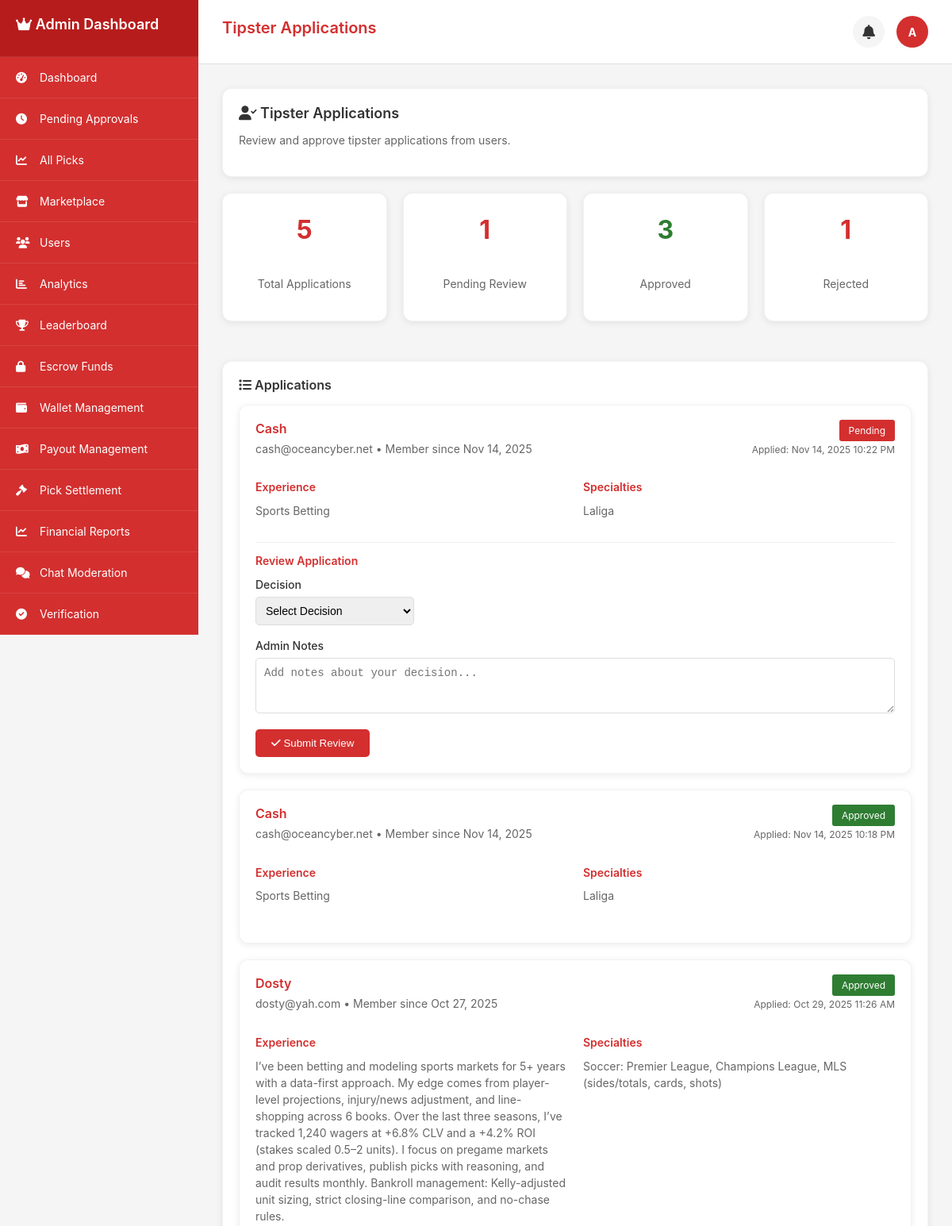
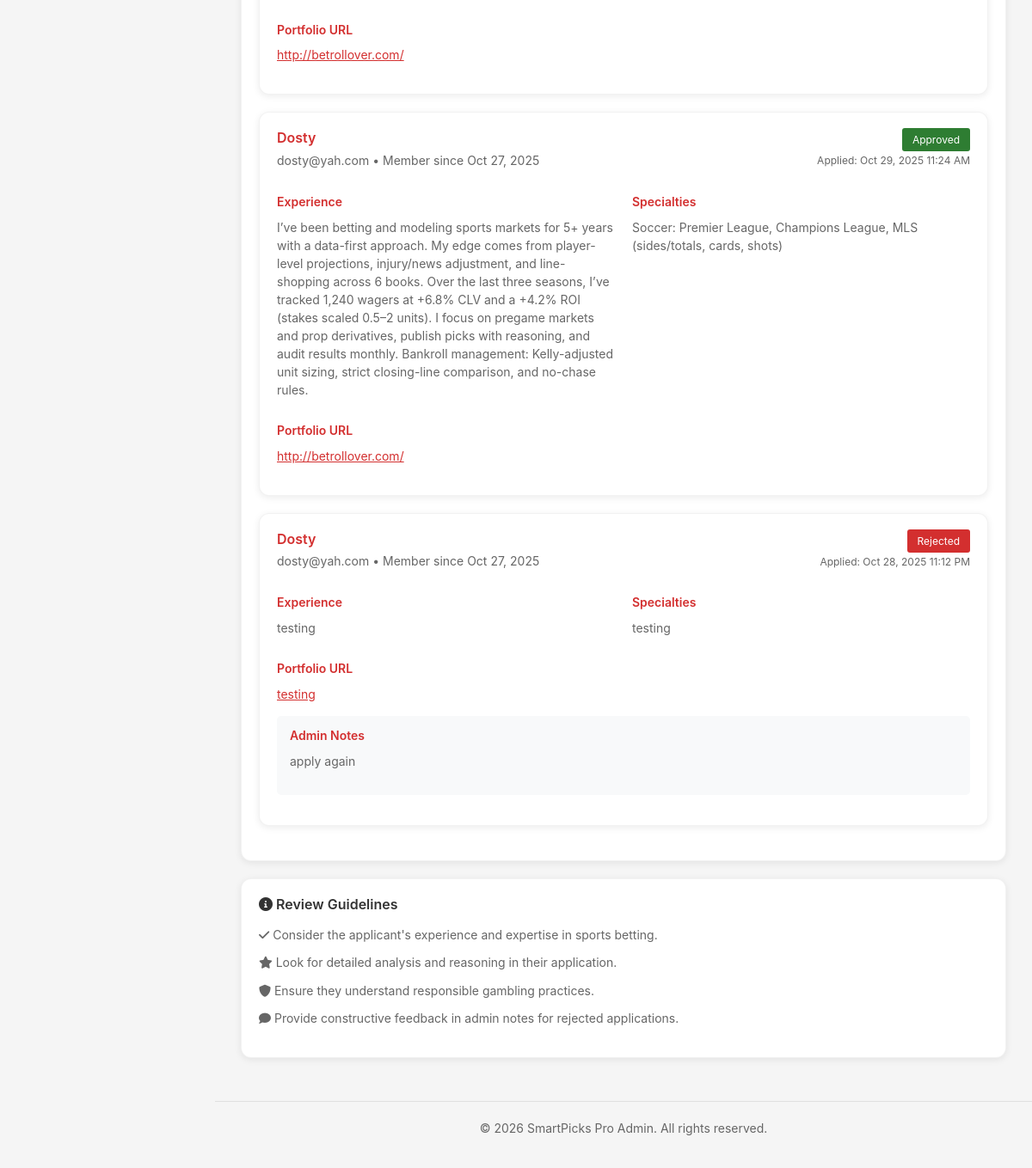
The app's page /admin_tipster_applications (signed in) with its own data (2 pictures, top to bottom).
### tables this page shows
CREATE TABLE `users` (
  `id` int(11) NOT NULL AUTO_INCREMENT,
  `username` varchar(50) NOT NULL,
  `email` varchar(100) NOT NULL,
  `password` varchar(255) NOT NULL,
  `display_name` varchar(100) NOT NULL,
  `avatar` varchar(255) DEFAULT NULL,
  `role` enum('user','tipster','admin') DEFAULT 'user',
  `status` enum('active','inactive','suspended') DEFAULT 'active',
  `phone` varchar(20) DEFAULT NULL,
  `country` varchar(50) DEFAULT 'Ghana',
  `timezone` varchar(50) DEFAULT 'Africa/Accra',
  `last_login` datetime DEFAULT NULL,
  `created_at` datetime DEFAULT current_timestamp(),
  `updated_at` datetime DEFAULT current_timestamp() ON UPDATE current_timestamp(),
  `country_code` varchar(3) DEFAULT 'GHA',
  `flag_emoji` varchar(10) DEFAULT '??',
  `is_online` tinyint(1) DEFAULT 0,
  `last_activity` datetime DEFAULT NULL,
  `is_verified` tinyint(1) DEFAULT 0,
  `email_notifications` tinyint(1) DEFAULT 1,
  `sms_notifications` tinyint(1) DEFAULT 0,
  `push_notifications` tinyint(1) DEFAULT 1,
  `bio` text DEFAULT NULL,
  PRIMARY KEY (`id`),
  UNIQUE KEY `username` (`username`),
  UNIQUE KEY `email` (`email`),
  KEY `idx_username` (`username`),
  KEY `idx_email` (`email`),
  KEY `idx_role` (`role`),
  KEY `idx_status` (`status`),
  KEY `idx_country_code` (`country_code`),
  KEY `idx_is_online` (`is_online`)
);

CREATE TABLE `tipster_verification_applications` (
  `id` int(11) NOT NULL AUTO_INCREMENT,
  `user_id` int(11) NOT NULL,
  `application_type` enum('basic','premium','expert') DEFAULT 'basic',
  `status` enum('pending','approved','rejected') DEFAULT 'pending',
  `created_at` datetime DEFAULT current_timestamp(),
  `application_data` longtext DEFAULT NULL CHECK (json_valid(`application_data`)),
  `documents` longtext DEFAULT NULL CHECK (json_valid(`documents`)),
  `experience` text DEFAULT NULL,
  `specialties` longtext DEFAULT NULL CHECK (json_valid(`specialties`)),
  `portfolio_url` varchar(255) DEFAULT NULL,
  `social_media` longtext DEFAULT NULL CHECK (json_valid(`social_media`)),
  `submitted_at` datetime DEFAULT current_timestamp(),
  `reviewed_at` datetime DEFAULT NULL,
  `reviewed_by` int(11) DEFAULT NULL,
  `review_notes` text DEFAULT NULL,
  PRIMARY KEY (`id`),
  KEY `idx_user_id` (`user_id`),
  KEY `idx_status` (`status`),
  KEY `idx_application_type` (`application_type`),
  KEY `reviewed_by` (`reviewed_by`),
  CONSTRAINT `tipster_verification_applications_ibfk_1` FOREIGN KEY (`user_id`) REFERENCES `users` (`id`) ON DELETE CASCADE,
  CONSTRAINT `tipster_verification_applications_ibfk_2` FOREIGN KEY (`reviewed_by`) REFERENCES `users` (`id`) ON DELETE SET NULL
);

### app/controllers/admin_tipster_applications.php (the view, shortened to what the rows shown need)
<?php
require_once __DIR__ . '/../../config/config.php';
require_once __DIR__ . '/../models/Database.php';
$db = Database::getInstance();
$userId = $_SESSION['user_id'];
$user = $db->fetch("SELECT * FROM users WHERE id = ?", [$userId]);
$applications = [];
$stats = [];
try {
    $applications = $db->fetchAll("
        SELECT
            tva.id,
            tva.user_id,
            tva.experience,
            tva.specialties,
            tva.portfolio_url,
            tva.status,
            tva.created_at,
            tva.reviewed_at,
            tva.reviewed_by,
            tva.review_notes,
            u.username,
            u.email,
            COALESCE(u.display_name, u.username) as full_name,
            u.created_at as user_created_at
        FROM tipster_verification_applications tva
        LEFT JOIN users u ON tva.user_id = u.id
        ORDER BY tva.created_at DESC
    ");
    $stats['total_applications'] = count($applications);
    $stats['pending_applications'] = count(array_filter($applications, function($app) { return $app['status'] === 'pending'; }));
    $stats['approved_applications'] = count(array_filter($applications, function($app) { return $app['status'] === 'approved'; }));
    $stats['rejected_applications'] = count(array_filter($applications, function($app) { return $app['status'] === 'rejected'; }));
} catch (Exception $e) {
    $applications = [];
    $stats = ['total_applications' => 0, 'pending_applications' => 0, 'approved_applications' => 0, 'rejected_applications' => 0];
    require_once __DIR__ . '/../models/Logger.php';
    $logger = Logger::getInstance();
    $logger->error('Error fetching tipster applications', ['error' => $e->getMessage()]);
}
$pageTitle = "Tipster Applications";
?>
<div class="admin-applications-content">
    <div class="card">
        <h2><i class="fas fa-user-check"></i> Tipster Applications</h2>
    </div>
    <div style="display: grid; grid-template-columns: repeat(auto-fit, minmax(200px, 1fr)); gap: 20px; margin-bottom: 30px;">
        <div class="card">
            <div style="text-align: center;">
                <p style="font-size: 32px; font-weight: bold; color: #d32f2f;"><?php echo $stats['pending_applications']; ?></p>
                <p style="font-size: 14px; color: #666;">Pending Review</p>
            </div>
        </div>
        <div class="card">
            <div style="text-align: center;">
                <p style="font-size: 32px; font-weight: bold; color: #2e7d32;"><?php echo $stats['approved_applications']; ?></p>
                <p style="font-size: 14px; color: #666;">Approved</p>
            </div>
        </div>
        <div class="card">
            <div style="text-align: center;">
                <p style="font-size: 32px; font-weight: bold; color: #d32f2f;"><?php echo $stats['rejected_applications']; ?></p>
                <p style="font-size: 14px; color: #666;">Rejected</p>
            </div>
        </div>
    </div>
    <div class="card">
        <?php if (empty($applications)): ?>
        <div style="text-align: center; padding: 40px; color: #666;">
            <i class="fas fa-user-check" style="font-size: 48px; color: #ccc; margin-bottom: 20px;"></i>
            <p>No tipster applications found.</p>
        </div>
        <?php else: ?>
        <div style="margin-top: 15px;">
            <?php foreach ($applications as $application): ?>
            <div class="card" style="margin-bottom: 20px;">
                <div style="display: flex; justify-content: space-between; align-items: flex-start; margin-bottom: 15px;">
                    <div>
                        <h4 style="color: #d32f2f; margin-bottom: 5px;">
                            <?php echo htmlspecialchars($application['username']); ?>
                        </h4>
                        <p style="color: #666; font-size: 14px;">
                            <?php echo htmlspecialchars($application['email']); ?> •
                            Member since <?php echo date('M j, Y', strtotime($application['user_created_at'])); ?>
                        </p>
                    </div>
                    <div style="text-align: right;">
                        <span style="background-color: <?php echo $application['status'] === 'approved' ? '#2e7d32' : ($application['status'] === 'rejected' ? '#d32f2f' : '#d32f2f'); ?>; color: white; padding: 6px 12px; border-radius: 3px; font-size: 12px; text-transform: capitalize;">
                            <?php echo $application['status']; ?>
                        </span>
                        <p style="font-size: 12px; color: #666; margin-top: 5px;">
                            Applied: <?php echo date('M j, Y g:i A', strtotime($application['created_at'])); ?>
                        </p>
                    </div>
                </div>
                <div style="display: grid; grid-template-columns: 1fr 1fr; gap: 20px; margin-bottom: 15px;">
                    <div>
                        <h5 style="color: #d32f2f; margin-bottom: 10px;">Experience</h5>
                        <p style="color: #666; font-size: 14px; line-height: 1.5;">
                            <?php echo htmlspecialchars($application['experience']); ?>
                        </p>
                    </div>
                    <div>
                        <h5 style="color: #d32f2f; margin-bottom: 10px;">Specialties</h5>
                        <p style="color: #666; font-size: 14px; line-height: 1.5;">
                            <?php
                            $specialties = $application['specialties'] ?? '';
                            if (!empty($specialties)) {
                                $specialtiesData = json_decode($specialties, true);
                                if (json_last_error() === JSON_ERROR_NONE && isset($specialtiesData['specialties'])) {
                                    echo htmlspecialchars($specialtiesData['specialties']);
                                } else {
                                    echo htmlspecialchars($specialties);
                                }
                            } else {
                                echo 'Not provided';
                            }
                            ?>
                        </p>
                    </div>
                </div>
                <?php if (!empty($application['portfolio_url'])): ?>
                <div style="margin-bottom: 15px;">
                    <h5 style="color: #d32f2f; margin-bottom: 10px;">Portfolio URL</h5>
                    <p style="color: #666; font-size: 14px; line-height: 1.5;">
                        <a href="<?php echo htmlspecialchars($application['portfolio_url']); ?>" target="_blank" style="color: #d32f2f;">
                            <?php echo htmlspecialchars($application['portfolio_url']); ?>
                        </a>
                    </p>
                </div>
                <?php endif; ?>
                <?php if (!empty($application['review_notes'])): ?>
                <div style="margin-bottom: 15px; padding: 15px; background-color: #f8f9fa; border-radius: 5px;">
                    <h5 style="color: #d32f2f; margin-bottom: 10px;">Admin Notes</h5>
                    <p style="color: #666; font-size: 14px; line-height: 1.5;">
                        <?php echo htmlspecialchars($application['review_notes']); ?>
                    </p>
                </div>
                <?php endif; ?>
                <?php if ($application['status'] === 'pending'): ?>
                <div style="border-top: 1px solid #f0f0f0; padding-top: 15px;">
                    <h5 style="color: #d32f2f; margin-bottom: 10px;">Review Application</h5>
                    <form method="POST">
                        <div style="margin-bottom: 15px;">
                            <label style="display: block; margin-bottom: 5px; font-weight: 500;">Decision</label>
                            <select name="status" required style="width: 200px; padding: 8px; border: 1px solid #ddd; border-radius: 5px;">
                                <option value="">Select Decision</option>
                            </select>
                        </div>
                        <div style="margin-bottom: 15px;">
                            <label style="display: block; margin-bottom: 5px; font-weight: 500;">Admin Notes</label>
                            <textarea name="admin_notes" rows="3"
                                      placeholder="Add notes about your decision..."
                                      style="width: 100%; padding: 10px; border: 1px solid #ddd; border-radius: 5px; resize: vertical;"></textarea>
                        </div>
                        <button type="submit" class="btn btn-primary">
                            <i class="fas fa-check"></i> Submit Review
                        </button>
                    </form>
                </div>
                <?php endif; ?>
            </div>
            <?php endforeach; ?>
        </div>
        <?php endif; ?>
    </div>
</div>
<?php
$content = ob_get_clean();
include __DIR__ . '/../views/layouts/admin_layout.php';
?>

### app/views/layouts/admin_layout.php (shortened to what the rows shown need)
<!DOCTYPE html>
<html lang="en">
<head>
    <link rel="stylesheet" href="https://cdnjs.cloudflare.com/ajax/libs/font-awesome/6.0.0-beta3/css/all.min.css">
</head>
<body>
    <div class="sidebar" id="sidebar">
        <div class="sidebar-header">
            <h2><i class="fas fa-crown"></i> Admin Dashboard</h2>
        </div>
    </div>
    <div class="main-content">
        <div class="page-header">
            <h1 class="page-title"><?php echo isset($pageTitle) ? $pageTitle : 'Admin Dashboard'; ?></h1>
            <div class="admin-info">
                <div class="notification-container">
                    <div class="notification-bell" id="notificationBell" onclick="toggleNotificationDropdown()">
                    </div>
                </div>
                <div class="admin-avatar">
                    <?php echo isset($user) ? strtoupper(substr($user['username'], 0, 1)) : 'A'; ?>
                </div>
            </div>
        </div>
        <div class="content-area">
            <?php echo isset($content) ? $content : ''; ?>
        </div>
    </div>
</body>
</html>

### records on screen
users: username "A"
tipster_verification_applications: reviewed_by "1", id "3", user.username "Dosty", user.email "dosty@yah.com", user.created_at "Oct 27, 2025", status "Approved", created_at "Oct 29, 2025 11:26 AM", experience "I’ve been betting and modeling sports markets for 5+ years with a data-first approach. My edge comes from player-level projections, injury/news adjustment, and line-shopping across 6 books. Over the last three seasons, I’ve tracked 1,240 wagers at +6.8% CLV and a +4.2% ROI (stakes scaled 0.5–2 units). I focus on pregame markets and prop derivatives, publish picks with reasoning, and audit results monthly. Bankroll management: Kelly-adjusted unit sizing, strict closing-line comparison, and no-chase rules.", specialties "Soccer: Premier League, Champions League, MLS (sides/totals, cards, shots)", portfolio_url "http://betrollover.com/"
tipster_verification_applications: user.username "Cash", user.email "cash@oceancyber.net", user.created_at "Nov 14, 2025", status "Pending", created_at "Nov 14, 2025 10:22 PM", experience "Sports Betting", specialties "Laliga"
tipster_verification_applications: user.username "Cash", user.email "cash@oceancyber.net", user.created_at "Nov 14, 2025", status "Approved", created_at "Nov 14, 2025 10:18 PM", experience "Sports Betting", specialties "Laliga"
tipster_verification_applications: user.username "Dosty", user.email "dosty@yah.com", user.created_at "Oct 27, 2025", status "Approved", created_at "Oct 29, 2025 11:24 AM", experience "I’ve been betting and modeling sports markets for 5+ years with a data-first approach. My edge comes from player-level projections, injury/news adjustment, and line-shopping across 6 books. Over the last three seasons, I’ve tracked 1,240 wagers at +6.8% CLV and a +4.2% ROI (stakes scaled 0.5–2 units). I focus on pregame markets and prop derivatives, publish picks with reasoning, and audit results monthly. Bankroll management: Kelly-adjusted unit sizing, strict closing-line comparison, and no-chase rules.", specialties "Soccer: Premier League, Champions League, MLS (sides/totals, cards, shots)", portfolio_url "http://betrollover.com/"
tipster_verification_applications: user.username "Dosty", user.email "dosty@yah.com", user.created_at "Oct 27, 2025", status "Rejected", created_at "Oct 28, 2025 11:12 PM", experience "testing", specialties "testing", portfolio_url "testing", review_notes "apply again"

### other values on screen
$item['text'] "Dashboard"
$item['text'] "Pending Approvals"
$item['text'] "All Picks"
$item['text'] "Marketplace"
$item['text'] "Users"
$item['text'] "Analytics"
$item['text'] "Leaderboard"
$item['text'] "Escrow Funds"
$item['text'] "Wallet Management"
$item['text'] "Payout Management"
$item['text'] "Pick Settlement"
$item['text'] "Financial Reports"
$item['text'] "Chat Moderation"
$item['text'] "Verification"
$pageTitle "Tipster Applications"
